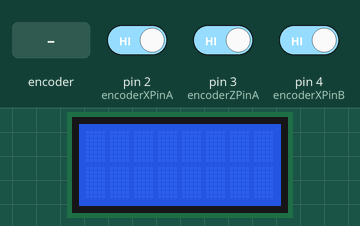
This sketch was run on a simulated Arduino Uno, built with avr-gcc and run on an emulated ATmega328P. On the bench: 8×2 character LCD. The test bench sets the inputs (shaded band); at power-on: pin 2 (encoderXPinA) HIGH, pin 3 (encoderZPinA) HIGH, pin 4 (encoderXPinB) HIGH.

Above: at 1.2 s.
1.3 s: rotary encoder on pin 2 (encoderXPinA) / pin 4 (encoderXPinB) turned 1 step (first pin leading)
At 2.7 s:
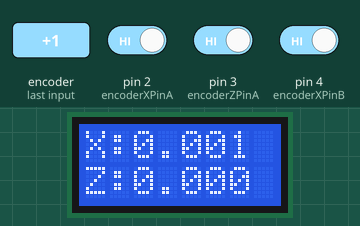
3.0 s: rotary encoder on pin 2 (encoderXPinA) / pin 4 (encoderXPinB) turned 1 step (first pin leading)
At 4.2 s:
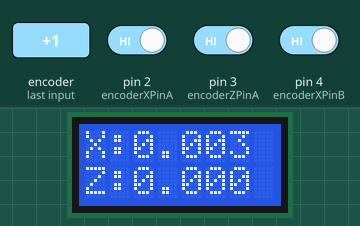
Timing chart, 0 to 6.0 s (numbered marks = the images above; inputs shaded):
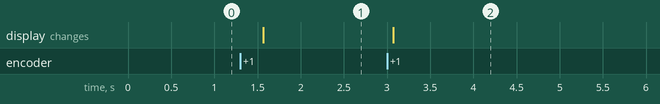

The sketch:

DROduino_v1_0.ino
```cpp
// (licence header left out)
// include the LCD library code:
  #include <LiquidCrystal.h>

// initialize the library with the numbers of the Arduino interface pins
  LiquidCrystal lcd(7, 8, 9, 10, 11, 12);

// Quadrature encoders
// X-axis encoder
  #define encoderXInterruptA 0
  #define encoderXPinA 2
  #define encoderXPinB 4
  volatile int encoderXPos = 0;
  int Xtmp = 0;
  int XAold = 0;
  int XBnew = 0;
  float XReal = 0.000;
// Z-axis encoder
  #define encoderZInterruptA 1
  #define encoderZPinA 3
  #define encoderZPinB 5
  volatile int encoderZPos = 0;
  int Ztmp = 0;
  int ZAold = 0;
  int ZBnew = 0;
  float ZReal = 0.000;

void setup() {
  // Quadrature encoders
  // X-axis encoder
    pinMode(encoderXPinA, INPUT);
    pinMode(encoderXPinB, INPUT);
    attachInterrupt(encoderXInterruptA, doXEncoderA, CHANGE);
  // Z-axis encoder
    pinMode(encoderZPinA, INPUT);
    pinMode(encoderZPinB, INPUT);
    attachInterrupt(encoderZInterruptA, doZEncoderA, CHANGE);
  // set up the LCD's number of columns and rows
    lcd.begin(8, 2);
}

void loop(){
  //Check each change in position
  if (Xtmp != encoderXPos) {
    //XReal variable calibrates encoderXPos to actual length
    XReal = float(encoderXPos)*.0005;
    lcd.clear();
    lcd.setCursor(0, 0);
    lcd.print("X:");
    lcd.print(XReal, 3);
    lcd.setCursor(0, 1);
    lcd.print("Z:");
    lcd.print(ZReal, 3);
    Xtmp = encoderXPos;
  }
  if (Ztmp != encoderZPos) {
    //ZReal variable calibrates encoderZPos to actual length
    ZReal = float(encoderZPos)*.0005;
    lcd.clear();
    lcd.setCursor(0, 0);
    lcd.print("X:");
    lcd.print(XReal, 3);
    lcd.setCursor(0, 1);
    lcd.print("Z:");
    lcd.print(ZReal, 3);
    Ztmp = encoderZPos;
  }
  delay(250);
}

// X Axis Interrupt on A changing state
void doXEncoderA(){
  XBnew^XAold ? encoderXPos++:encoderXPos--;
  XAold=digitalRead(encoderXPinA);
  XBnew=digitalRead(encoderXPinB);
  XBnew^XAold ? encoderXPos++:encoderXPos--;
}

// Z Axis Interrupt on A changing state
void doZEncoderA(){
  ZBnew^ZAold ? encoderZPos++:encoderZPos--;
  ZAold=digitalRead(encoderZPinA);
  ZBnew=digitalRead(encoderZPinB);
  ZBnew^ZAold ? encoderZPos++:encoderZPos--;
}
```

Measured:
- after the input at 1.3 s, the display: changes after 0.27 s (image 1)
- after the input at 3.0 s, the display: changes after 0.07 s (image 2)
